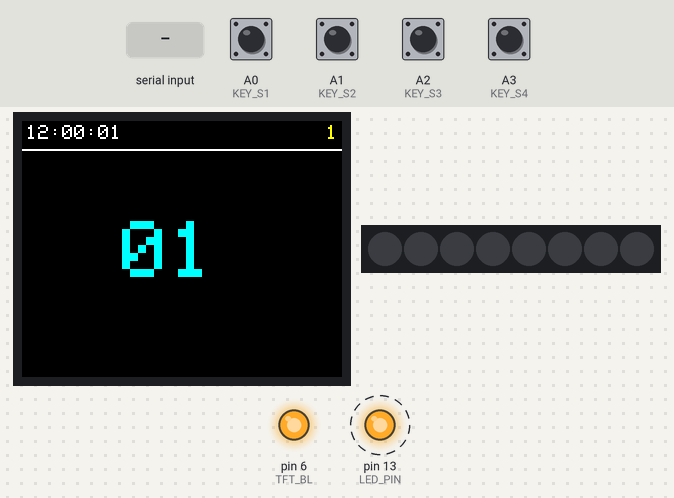
This program was run on a simulated Arduino Uno, built with avr-gcc and run on an emulated ATmega328P. On the bench: 160×128 colour display, 8 RGB LEDs in strip order, left to right, output pins drawn as LEDs (lit = HIGH). Dashed ring = blinking. Inputs (shaded band) come from the test bench; at power-on: A0 (KEY_S1), A1 (KEY_S2), A2 (KEY_S3), A3 (KEY_S4) HIGH. Random numbers use the default seed unless the program sets one; EEPROM starts erased; what the program prints to the serial monitor is not drawn.

Above: at 1.6 s.
1.7 s: "L90\n" received over Serial
At 3.81 s:
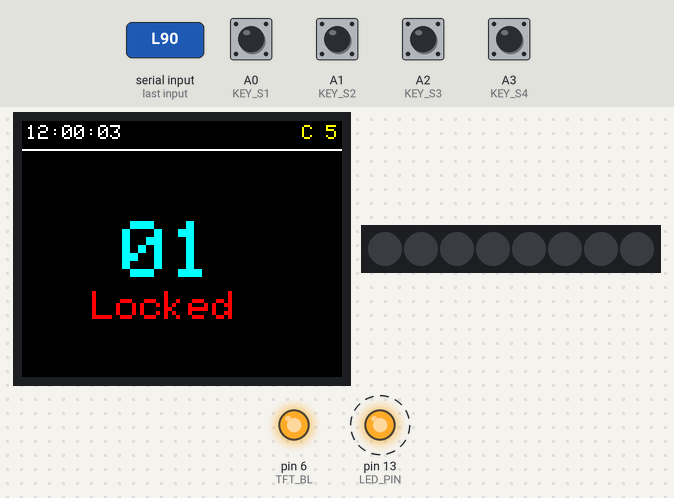
3.9 s: A0 (KEY_S1) pulled LOW for 0.15 s
At 4.22 s:
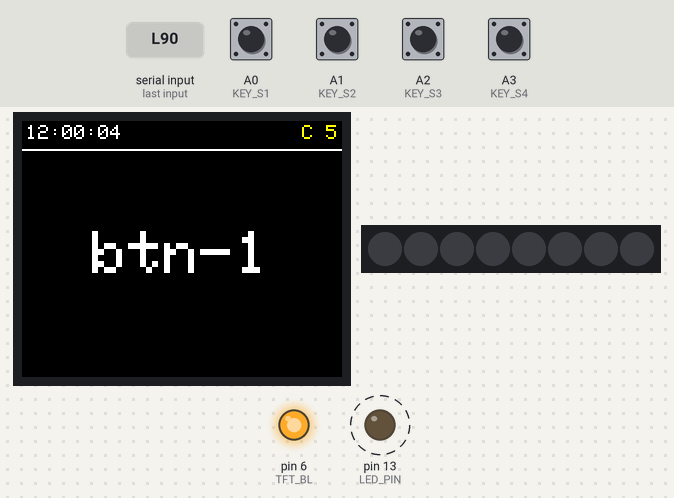
7.0 s: A1 (KEY_S2) pulled LOW for 0.15 s
At 7.41 s:
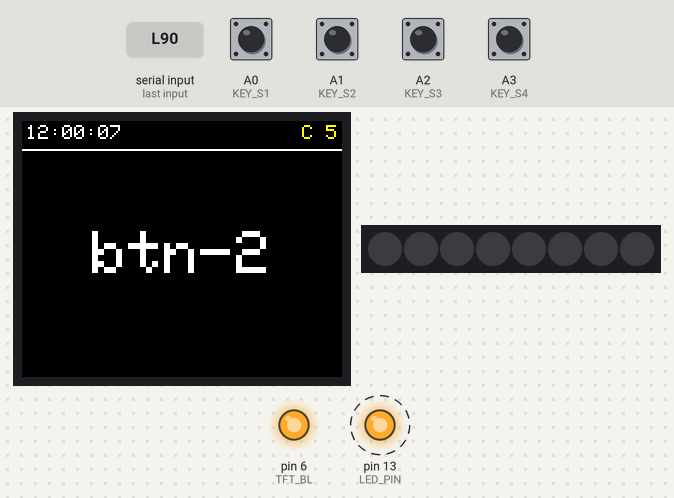
7.7 s: A2 (KEY_S3) pulled LOW for 0.15 s
At 8.12 s:
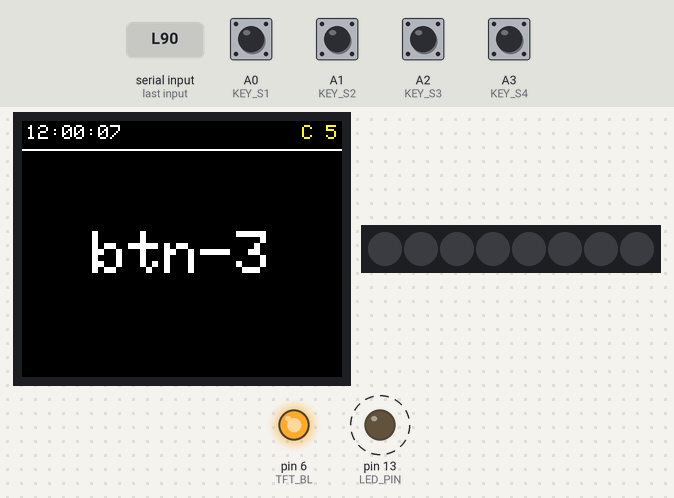
8.4 s: A3 (KEY_S4) pulled LOW for 0.15 s
At 8.9 s:
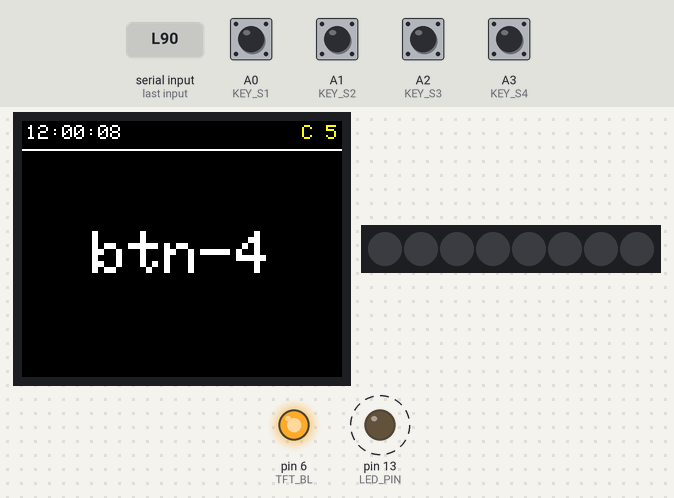
9.1 s: A0 (KEY_S1) pulled LOW for 1 s
At 9.42 s:
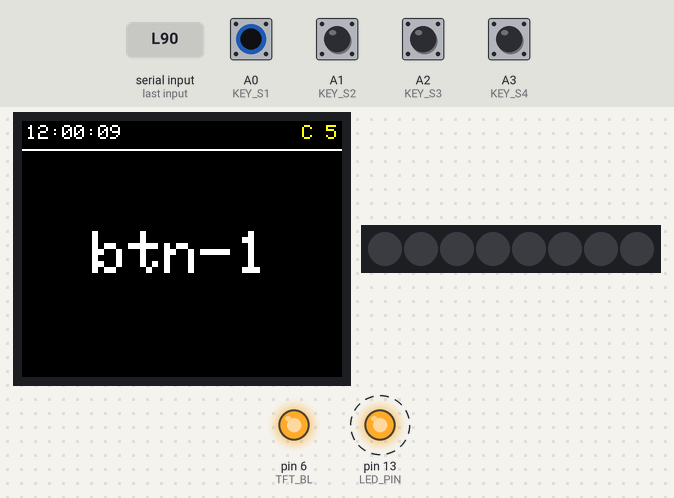
Timing chart, 0 to 11.7 s (numbered marks = the images above; inputs shaded):
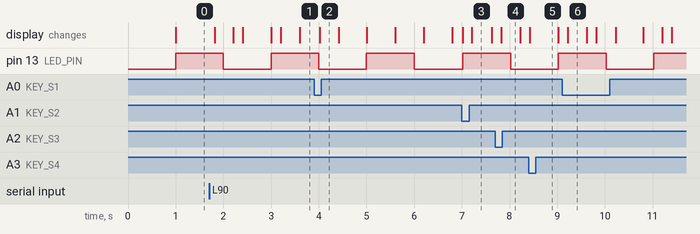

Measured:
- what the display in image 3 shows lasts 0.4 s, from 7.2 s to 7.6 s

The program:

main.cpp
```cpp
/*******************************************************************************
 * 114 學年度工業類科學生技藝競賽 — 電腦修護 第二站
 * USB 介面卡 MCU 端程式（模組化版本）
 *
 * 主程式：setup() 與 loop()
 * 模組：display / led / buttons / serial_cmd
 ******************************************************************************/

#include <Arduino.h>
#include <EEPROM.h>
#include "config.h"
#include "state.h"
#include "display.h"
#include "led.h"
#include "buttons.h"
#include "serial_cmd.h"

// ======================== 全域狀態實例 ========================
SystemState g_state;

// ======================== 內部時間更新 ========================
static void updateTime() {
    unsigned long now = millis();
    if (now - g_state.lastTimeTick >= 1000) {
        g_state.lastTimeTick = now;
        g_state.second++;
        if (g_state.second >= 60) {
            g_state.second = 0;
            g_state.minute++;
            if (g_state.minute >= 60) {
                g_state.minute = 0;
                g_state.hour++;
                if (g_state.hour >= 24) {
                    g_state.hour = 0;
                    g_state.day++;
                }
            }
        }

        // LED 指示燈閃爍（每秒切換）
        static bool ledState = false;
        ledState = !ledState;
        digitalWrite(LED_PIN, ledState);
    }
}

// ======================== EEPROM 讀取 ========================
static void loadEEPROM() {
    // 開機時固定顯示模式 1
    g_state.displayMode = MODE_C1;

    g_state.ledValue = EEPROM.read(EEPROM_ADDR_LEDVAL);
    // 開機不自動進入 MODE_5
}

// ======================== Setup ========================
void setup() {
    // 初始化狀態
    g_state.init();

    // LED 指示燈
    pinMode(LED_PIN, OUTPUT);
    digitalWrite(LED_PIN, LOW);

    // 初始化各模組
    serialInit();
    buttonsInit();
    displayInit();
    ledInit();

    // 讀取 EEPROM
    loadEEPROM();

    // 繪製初始畫面
    displayDrawInit();

    Serial.println("OK");
}

// ======================== Loop ========================
void loop() {
    updateTime();
    serialUpdate();
    buttonsUpdate();
    displayUpdate();
    ledUpdate();
}
```

buttons.h
```cpp
/*******************************************************************************
 * buttons.h — 按鍵處理模組
 ******************************************************************************/
#ifndef BUTTONS_H
#define BUTTONS_H

#include <Arduino.h>
#include "config.h"
#include "state.h"

// 初始化按鍵
void buttonsInit();

// 處理按鍵（主循環呼叫）
void buttonsUpdate();

#endif // BUTTONS_H
```

display.h
```cpp
/*******************************************************************************
 * display.h — TFT 顯示模組
 ******************************************************************************/
#ifndef DISPLAY_H
#define DISPLAY_H

#include <Adafruit_GFX.h>
#include <Adafruit_ST7735.h>
#include "config.h"
#include "state.h"

// 初始化 TFT
void displayInit();

// 繪製初始畫面
void displayDrawInit();

// 更新顯示（主循環呼叫）
void displayUpdate();

// 個別繪製函式
void displayDrawTime();
void displayDrawMode();
void displayDrawStation();
void displayDrawBtn();
void displayDrawRGB();
void displayDrawCpuRam();
void displayDrawLocked();
void displayClearCenter();

#endif // DISPLAY_H
```

led.h
```cpp
/*******************************************************************************
 * led.h — WS2812 LED 控制模組
 ******************************************************************************/
#ifndef LED_H
#define LED_H

#include <Adafruit_NeoPixel.h>
#include "config.h"
#include "state.h"

// 初始化 LED
void ledInit();

// 更新 LED（主循環呼叫）
void ledUpdate();

// LED 控制函式
void ledAllOff();
void ledSetAll(uint8_t r, uint8_t g, uint8_t b);
void ledSetByBits(uint8_t value, uint8_t r, uint8_t g, uint8_t b);

#endif // LED_H
```

serial_cmd.h
```cpp
/*******************************************************************************
 * serial_cmd.h — Serial 通訊與指令處理模組
 ******************************************************************************/
#ifndef SERIAL_CMD_H
#define SERIAL_CMD_H

#include <Arduino.h>
#include <EEPROM.h>
#include "config.h"
#include "state.h"

// 初始化 Serial
void serialInit();

// 處理 Serial 輸入（主循環呼叫）
void serialUpdate();

#endif // SERIAL_CMD_H
```

state.h
```cpp
/*******************************************************************************
 * state.h — 系統狀態結構與列舉定義
 ******************************************************************************/
#ifndef STATE_H
#define STATE_H

#include <Arduino.h>
#include "config.h"

// ======================== 顯示模式 ========================
enum DisplayMode : uint8_t {
    MODE_C1 = 0,   // 日期+時間
    MODE_C2 = 1,   // 僅時間
    MODE_C3 = 2,   // CPU/RAM 資訊
    MODE_5  = 3    // Locked 狀態
};

// ======================== 系統狀態結構 ========================
struct SystemState {
    // 時間
    int year;
    int month;
    int day;
    int hour;
    int minute;
    int second;
    unsigned long lastTimeTick;

    // 崗位號碼
    char stationId[4];

    // 顯示模式
    DisplayMode displayMode;

    // 連線狀態
    bool connected;

    // CPU/RAM 資訊
    int cpuUsage;
    float ramUsed;
    float ramTotal;

    // LED 腳位值
    uint8_t ledValue;

    // 雙鍵 RGB 模式
    bool rgbModeActive;
    uint8_t rgbR, rgbG, rgbB;
    unsigned long rgbLastUpdate;

    // 按鍵顯示
    bool btnDisplay;
    char btnText[8];
    unsigned long btnDisplayStart;

    // Locked 閃爍
    bool lockedVisible;
    unsigned long lockedLastToggle;

    // 雙鍵計時
    unsigned long dualKeyStart;
    bool dualKeyTriggered;

    // 畫面更新追蹤
    int lastSecond;
    bool lastRgbMode;
    bool lastBtnDisplay;
    DisplayMode lastMode;
    bool lastConnected;
    bool needRedrawCenter;

    // 初始化
    void init() {
        year = 2025; month = 1; day = 1;
        hour = 12; minute = 0; second = 0;
        lastTimeTick = 0;
        strcpy(stationId, STATION_ID);
        displayMode = MODE_C1;
        connected = false;
        cpuUsage = 0;
        ramUsed = 0.0f;
        ramTotal = 0.0f;
        ledValue = 255;
        rgbModeActive = false;
        rgbR = rgbG = rgbB = 0;
        rgbLastUpdate = 0;
        btnDisplay = false;
        btnText[0] = '\0';
        btnDisplayStart = 0;
        lockedVisible = true;
        lockedLastToggle = 0;
        dualKeyStart = 0;
        dualKeyTriggered = false;
        lastSecond = -1;
        lastRgbMode = false;
        lastBtnDisplay = false;
        lastMode = MODE_C1;
        lastConnected = false;
        needRedrawCenter = false;
    }
};

// 全域狀態（extern 宣告）
extern SystemState g_state;

#endif // STATE_H
```

buttons.cpp
```cpp
/*******************************************************************************
 * buttons.cpp — 按鍵處理模組實作
 ******************************************************************************/
#include "buttons.h"
#include "led.h"

// ======================== 初始化 ========================
void buttonsInit() {
    pinMode(KEY_S1, INPUT_PULLUP);
    pinMode(KEY_S2, INPUT_PULLUP);
    pinMode(KEY_S3, INPUT_PULLUP);
    pinMode(KEY_S4, INPUT_PULLUP);
}

// ======================== 按鍵處理 ========================
void buttonsUpdate() {
    bool s1 = (digitalRead(KEY_S1) == LOW);
    bool s2 = (digitalRead(KEY_S2) == LOW);
    bool s3 = (digitalRead(KEY_S3) == LOW);
    bool s4 = (digitalRead(KEY_S4) == LOW);

    unsigned long now = millis();

    // === 雙鍵 S1+S2 處理 ===
    if (s1 && s2) {
        if (g_state.dualKeyStart == 0) {
            g_state.dualKeyStart = now;
        } else if (!g_state.dualKeyTriggered && (now - g_state.dualKeyStart >= DUAL_KEY_MS)) {
            g_state.dualKeyTriggered = true;
            g_state.rgbModeActive = true;
            g_state.rgbLastUpdate = 0;
            g_state.needRedrawCenter = true;
        }
    } else {
        // 放開任一鍵
        if (g_state.rgbModeActive) {
            g_state.rgbModeActive = false;
            g_state.needRedrawCenter = true;
            ledAllOff();
        }
        g_state.dualKeyStart = 0;
        g_state.dualKeyTriggered = false;
    }

    // === RGB 模式每秒更新隨機顏色 ===
    if (g_state.rgbModeActive) {
        if (now - g_state.rgbLastUpdate >= RGB_UPDATE_MS) {
            g_state.rgbLastUpdate = now;
            g_state.rgbR = random(0, 256);
            g_state.rgbG = random(0, 256);
            g_state.rgbB = random(0, 256);
        }
        return;  // 雙鍵模式下不處理單鍵
    }

    // === 單鍵處理 ===
    if (!g_state.btnDisplay) {
        int keyPressed = 0;
        if (s1 && !s2 && !s3 && !s4) keyPressed = 1;
        else if (s2 && !s1 && !s3 && !s4) keyPressed = 2;
        else if (s3 && !s1 && !s2 && !s4) keyPressed = 3;
        else if (s4 && !s1 && !s2 && !s3) keyPressed = 4;

        if (keyPressed > 0) {
            sprintf(g_state.btnText, "btn-%d", keyPressed);
            g_state.btnDisplay = true;
            g_state.btnDisplayStart = now;
            g_state.needRedrawCenter = true;
        }
    }

    // === 單鍵顯示計時結束 ===
    if (g_state.btnDisplay && (now - g_state.btnDisplayStart >= BTN_DISPLAY_MS)) {
        g_state.btnDisplay = false;
        g_state.needRedrawCenter = true;
    }
}
```

display.cpp
```cpp
/*******************************************************************************
 * display.cpp — TFT 顯示模組實作
 ******************************************************************************/
#include "display.h"

// TFT 物件（Software SPI）
static Adafruit_ST7735 tft(TFT_CS, TFT_DC, TFT_MOSI, TFT_SCLK, TFT_RST);

// ======================== 初始化 ========================
void displayInit() {
    pinMode(TFT_BL, OUTPUT);
    digitalWrite(TFT_BL, HIGH);

    tft.initR(INITR_BLACKTAB);
    tft.setRotation(1);  // 橫向
    tft.fillScreen(ST77XX_BLACK);
    tft.setTextWrap(false);
}

// ======================== 繪製初始畫面 ========================
void displayDrawInit() {
    tft.fillScreen(ST77XX_BLACK);
    displayDrawTime();
    displayDrawMode();
    displayDrawStation();
}

// ======================== 主更新函式 ========================
void displayUpdate() {
    static unsigned long lastUpdate = 0;
    unsigned long now = millis();

    if (now - lastUpdate < DISPLAY_UPDATE_MS) return;
    lastUpdate = now;

    // 時間變化
    if (g_state.second != g_state.lastSecond) {
        g_state.lastSecond = g_state.second;
        displayDrawTime();
    }

    // 模式或連線狀態變化
    if (g_state.displayMode != g_state.lastMode || g_state.connected != g_state.lastConnected) {
        g_state.lastMode = g_state.displayMode;
        g_state.lastConnected = g_state.connected;
        displayDrawMode();
        g_state.needRedrawCenter = true;
    }

    // RGB/按鍵狀態變化
    bool rgbChanged = (g_state.rgbModeActive != g_state.lastRgbMode);
    bool btnChanged = (g_state.btnDisplay != g_state.lastBtnDisplay);

    if (rgbChanged || btnChanged || g_state.needRedrawCenter) {
        g_state.lastRgbMode = g_state.rgbModeActive;
        g_state.lastBtnDisplay = g_state.btnDisplay;
        g_state.needRedrawCenter = false;

        displayClearCenter();

        if (g_state.rgbModeActive) {
            displayDrawRGB();
        } else if (g_state.btnDisplay) {
            displayDrawBtn();
        } else if (g_state.displayMode == MODE_C3) {
            displayDrawCpuRam();
        } else if (g_state.displayMode == MODE_5) {
            displayDrawStation();
            displayDrawLocked();
        } else {
            displayDrawStation();
        }
    }

    // RGB 模式每秒更新顯示
    if (g_state.rgbModeActive) {
        static unsigned long lastRgbDraw = 0;
        if (now - lastRgbDraw >= RGB_UPDATE_MS) {
            lastRgbDraw = now;
            displayDrawRGB();
        }
    }

    // Locked 閃爍
    if (g_state.displayMode == MODE_5 && !g_state.rgbModeActive && !g_state.btnDisplay) {
        displayDrawLocked();
    }
}

// ======================== 繪製時間 ========================
void displayDrawTime() {
    tft.setTextSize(1);
    tft.setTextColor(ST77XX_WHITE, ST77XX_BLACK);
    tft.setCursor(2, 2);

    char buf[12];
    sprintf(buf, "%02d:%02d:%02d", g_state.hour, g_state.minute, g_state.second);
    tft.print(buf);

    // 分隔線
    tft.drawFastHLine(0, 14, 160, ST77XX_WHITE);
}

// ======================== 繪製模式指示 ========================
void displayDrawMode() {
    tft.setTextSize(1);
    tft.setTextColor(ST77XX_YELLOW, ST77XX_BLACK);

    // 清除右上角區域
    tft.fillRect(140, 0, 20, 12, ST77XX_BLACK);

    // 顯示連線狀態 + 模式
    if (g_state.connected) {
        tft.setCursor(140, 2);
        tft.print("C ");
    }

    tft.setCursor(152, 2);
    switch (g_state.displayMode) {
        case MODE_C1: tft.print("1"); break;
        case MODE_C2: tft.print("2"); break;
        case MODE_C3: tft.print("3"); break;
        case MODE_5:  tft.print("5"); break;
    }
}

// ======================== 清除中央區域 ========================
void displayClearCenter() {
    tft.fillRect(0, 16, 160, 112, ST77XX_BLACK);
}

// ======================== 繪製崗位號碼 ========================
void displayDrawStation() {
    tft.setTextSize(4);
    tft.setTextColor(ST77XX_CYAN, ST77XX_BLACK);
    tft.setCursor(50, 50);
    tft.print(g_state.stationId);
}

// ======================== 繪製按鍵文字 ========================
void displayDrawBtn() {
    tft.setTextSize(3);
    tft.setTextColor(ST77XX_WHITE, ST77XX_BLACK);
    tft.setCursor(35, 55);
    tft.print(g_state.btnText);
}

// ======================== 繪製 RGB 值 ========================
void displayDrawRGB() {
    tft.setTextSize(2);

    tft.setTextColor(ST77XX_RED, ST77XX_BLACK);
    tft.setCursor(30, 35);
    tft.print("R:");
    tft.print(g_state.rgbR);
    tft.print("   ");

    tft.setTextColor(ST77XX_GREEN, ST77XX_BLACK);
    tft.setCursor(30, 55);
    tft.print("G:");
    tft.print(g_state.rgbG);
    tft.print("   ");

    tft.setTextColor(ST77XX_BLUE, ST77XX_BLACK);
    tft.setCursor(30, 75);
    tft.print("B:");
    tft.print(g_state.rgbB);
    tft.print("   ");
}

// ======================== 繪製 CPU/RAM ========================
void displayDrawCpuRam() {
    tft.setTextSize(1);
    tft.setTextColor(ST77XX_WHITE, ST77XX_BLACK);

    // CPU
    tft.setCursor(10, 30);
    tft.print("CPU: ");
    tft.print(g_state.cpuUsage);
    tft.print("%   ");

    int cpuBarW = map(g_state.cpuUsage, 0, 100, 0, 100);
    tft.drawRect(10, 42, 100, 10, ST77XX_WHITE);
    tft.fillRect(11, 43, cpuBarW - 2, 8, ST77XX_GREEN);

    // RAM
    tft.setCursor(10, 60);
    tft.print("RAM: ");
    tft.print(g_state.ramUsed, 1);
    tft.print("/");
    tft.print(g_state.ramTotal, 1);
    tft.print(" GB   ");

    int ramPct = (g_state.ramTotal > 0) ? (int)(g_state.ramUsed / g_state.ramTotal * 100) : 0;
    int ramBarW = map(ramPct, 0, 100, 0, 100);
    tft.drawRect(10, 72, 100, 10, ST77XX_WHITE);
    tft.fillRect(11, 73, ramBarW - 2, 8, ST77XX_CYAN);
}

// ======================== 繪製 Locked ========================
void displayDrawLocked() {
    unsigned long now = millis();
    if (now - g_state.lockedLastToggle >= LOCKED_BLINK_MS) {
        g_state.lockedLastToggle = now;
        g_state.lockedVisible = !g_state.lockedVisible;
    }

    tft.setTextSize(2);
    tft.setCursor(35, 85);
    if (g_state.lockedVisible) {
        tft.setTextColor(ST77XX_RED, ST77XX_BLACK);
    } else {
        tft.setTextColor(ST77XX_BLACK, ST77XX_BLACK);
    }
    tft.print("Locked");
}
```

led.cpp
```cpp
/*******************************************************************************
 * led.cpp — WS2812 LED 控制模組實作
 ******************************************************************************/
#include "led.h"

// LED 物件
static Adafruit_NeoPixel strip(WS2812_COUNT, WS2812_PIN, NEO_GRB + NEO_KHZ800);

// ======================== 初始化 ========================
void ledInit() {
    strip.begin();
    strip.setBrightness(50);
    ledAllOff();
}

// ======================== 主更新函式 ========================
void ledUpdate() {
    if (g_state.rgbModeActive) {
        // 雙鍵 RGB 顯示模式下，要求全部 8 顆 LED 同步顯示顏色
        // 不受 EEPROM 的 ledValue 影響，統一使用全亮同色
        ledSetAll(g_state.rgbR, g_state.rgbG, g_state.rgbB);
        return;
    }

    // 非 RGB 模式時，需等 PC 端連線才允許其他 LED 控制
    if (!g_state.connected) {
        ledAllOff();
        return;
    }
    // 非 RGB 模式時 LED 保持全滅（在按鍵處理時已呼叫 ledAllOff）
}

// ======================== LED 全滅 ========================
void ledAllOff() {
    strip.clear();
    strip.show();
}

// ======================== LED 全亮同色 ========================
void ledSetAll(uint8_t r, uint8_t g, uint8_t b) {
    for (int i = 0; i < WS2812_COUNT; i++) {
        strip.setPixelColor(i, strip.Color(r, g, b));
    }
    strip.show();
}

// ======================== LED 依 bit 控制 ========================
void ledSetByBits(uint8_t value, uint8_t r, uint8_t g, uint8_t b) {
    // bit7 對應 LED8（最左），bit0 對應 LED1（最右）
    for (int i = 0; i < WS2812_COUNT; i++) {
        bool on = (value >> (7 - i)) & 0x01;
        if (on) {
            strip.setPixelColor(i, strip.Color(r, g, b));
        } else {
            strip.setPixelColor(i, 0);
        }
    }
    strip.show();
}
```

config.h
```cpp
/*******************************************************************************
 * config.h — 硬體腳位與系統常數定義
 ******************************************************************************/
#ifndef CONFIG_H
#define CONFIG_H

// ======================== TFT 腳位 (Software SPI) ========================
#define TFT_CS   10
#define TFT_DC   8
#define TFT_RST  9
#define TFT_MOSI A4
#define TFT_SCLK A5
#define TFT_BL   6

// ======================== WS2812 LED ========================
#define WS2812_PIN   5
#define WS2812_COUNT 8

// ======================== 按鍵 (S1~S4) ========================
#define KEY_S1  A0
#define KEY_S2  A1
#define KEY_S3  A2
#define KEY_S4  A3

// ======================== LED 指示燈 ========================
#define LED_PIN 13

// ======================== EEPROM 地址 ========================
#define EEPROM_ADDR_MODE    0   // 顯示模式
#define EEPROM_ADDR_LEDVAL  1   // LED 腳位值

// ======================== 時間常數 ========================
#define DEBOUNCE_MS       50    // 按鍵去彈跳時間
#define BTN_DISPLAY_MS   500    // 按鍵顯示持續時間
#define DUAL_KEY_MS      500    // 雙鍵觸發時間
#define RGB_UPDATE_MS   2000    // RGB 更新間隔（每2秒變化一次）
#define DISPLAY_UPDATE_MS 200   // 畫面更新間隔
#define LOCKED_BLINK_MS  500    // Locked 閃爍間隔

// ======================== 崗位號碼（可修改） ========================
// ======================== 硬體相關設定 ========================
#define STATION_ID "01"

#endif // CONFIG_H
```

Source omitted: serial_cmd.cpp (5064 bytes)
